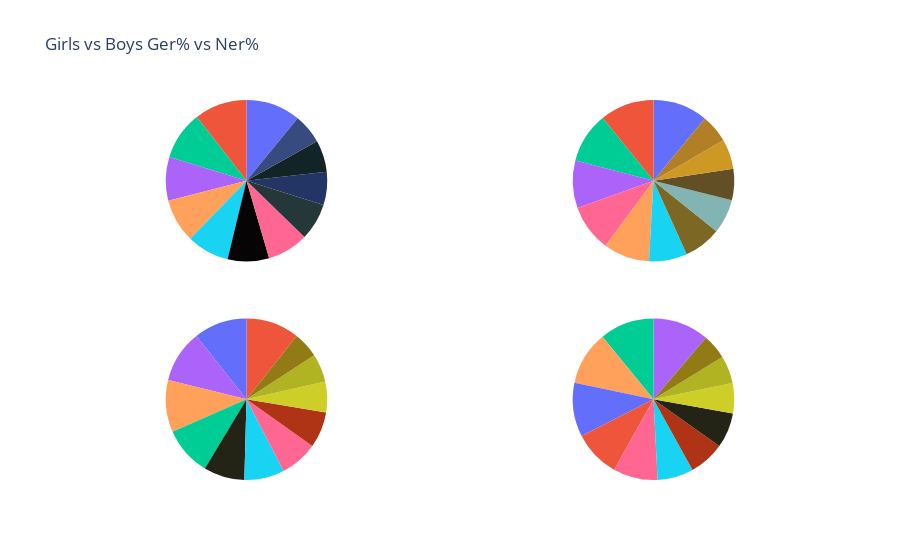

The cell this chart's notebook holds for it:
### Code cell
import plotly.graph_objects as go
from plotly.subplots import make_subplots
labels=['2009','2010','2011','2012','2013','2014','2015','2016','2017','2018','2019','2020']

# Define color sets of paintings
night_colors = ['rgb(56, 75, 126)', 'rgb(18, 36, 37)', 'rgb(34, 53, 101)',
                'rgb(36, 55, 57)', 'rgb(6, 4, 4)']
sunflowers_colors = ['rgb(177, 127, 38)', 'rgb(205, 152, 36)', 'rgb(99, 79, 37)',
                     'rgb(129, 180, 179)', 'rgb(124, 103, 37)']
irises_colors = ['rgb(33, 75, 99)', 'rgb(79, 129, 102)', 'rgb(151, 179, 100)',
                 'rgb(175, 49, 35)', 'rgb(36, 73, 147)']
cafe_colors =  ['rgb(146, 123, 21)', 'rgb(177, 180, 34)', 'rgb(206, 206, 40)',
                'rgb(175, 51, 21)', 'rgb(35, 36, 21)']

# Create subplots, using 'domain' type for pie charts
specs = [[{'type':'domain'}, {'type':'domain'}], [{'type':'domain'}, {'type':'domain'}]]
fig = make_subplots(rows=2, cols=2, specs=specs)

# Define pie charts
fig.add_trace(go.Pie(labels=labels, values=df4['Girls(GER%)'], name='Girls(GER%)',
                     marker_colors=night_colors), 1, 1)
fig.add_trace(go.Pie(labels=labels, values=df4['Boys(GER%)'], name='Boys(GER%)',
                     marker_colors=sunflowers_colors), 1, 2)
fig.add_trace(go.Pie(labels=labels, values=df4['Girls(NER%)'], name='Girls(NER%)',
                     marker_colors=cafe_colors), 2, 1)
fig.add_trace(go.Pie(labels=labels, values=df4['Boys(NER%)'], name='Boys(NER%)',
                     marker_colors=cafe_colors), 2, 2)
# Tune layout and hover info
fig.update_traces(hoverinfo='label+percent+name', textinfo='none')
fig.update(layout_title_text='Girls vs Boys Ger% vs Ner%',
           layout_showlegend=False)

fig = go.Figure(fig)
fig.show()

### Figure 1 — Plotly figure (JSON) as saved in the notebook; plotly's stock layout.template omitted (floating-point values rounded to 4 significant figures)
{"data": [{"domain": {"x": [0, 0.45], "y": [0.575, 1]}, "hoverinfo": "label+percent+name", "labels": ["2009", "2010", "2011", "2012", "2013", "2014", "2015", "2016", "2017", "2018", "2019", "2020"], "marker": {"colors": ["rgb(56, 75, 126)", "rgb(18, 36, 37)", "rgb(34, 53, 101)", "rgb(36, 55, 57)", "rgb(6, 4, 4)"]}, "name": "Girls(GER%)", "textinfo": "none", "type": "pie", "values": [25.96, 27.48, 29.01, 32.05, 36.05, 37.05, 35.86, 38.01, 38.13, 42.16, 45.87, 47.54]}, {"domain": {"x": [0.55, 1], "y": [0.575, 1]}, "hoverinfo": "label+percent+name", "labels": ["2009", "2010", "2011", "2012", "2013", "2014", "2015", "2016", "2017", "2018", "2019", "2020"], "marker": {"colors": ["rgb(177, 127, 38)", "rgb(205, 152, 36)", "rgb(99, 79, 37)", "rgb(129, 180, 179)", "rgb(124, 103, 37)"]}, "name": "Boys(GER%)", "textinfo": "none", "type": "pie", "values": [25.48, 26.83, 28.18, 30.88, 33.58, 34.29, 42.12, 41.44, 42.79, 45.35, 48.68, 49.19]}, {"domain": {"x": [0, 0.45], "y": [0, 0.425]}, "hoverinfo": "label+percent+name", "labels": ["2009", "2010", "2011", "2012", "2013", "2014", "2015", "2016", "2017", "2018", "2019", "2020"], "marker": {"colors": ["rgb(146, 123, 21)", "rgb(177, 180, 34)", "rgb(206, 206, 40)", "rgb(175, 51, 21)", "rgb(35, 36, 21)"]}, "name": "Girls(NER%)", "textinfo": "none", "type": "pie", "values": [17.81, 19.6, 21.4, 24.98, 28.4, 27.82, 26.24, 36.25, 36.37, 33.9, 36.99, 36.97]}, {"domain": {"x": [0.55, 1], "y": [0, 0.425]}, "hoverinfo": "label+percent+name", "labels": ["2009", "2010", "2011", "2012", "2013", "2014", "2015", "2016", "2017", "2018", "2019", "2020"], "marker": {"colors": ["rgb(146, 123, 21)", "rgb(177, 180, 34)", "rgb(206, 206, 40)", "rgb(175, 51, 21)", "rgb(35, 36, 21)"]}, "name": "Boys(NER%)", "textinfo": "none", "type": "pie", "values": [16.88, 18.7, 20.52, 24.16, 23.8, 24.44, 30.25, 36.76, 38.11, 36.88, 31.72, 36.53]}], "layout": {"showlegend": false, "title": {"text": "Girls vs Boys Ger% vs Ner%"}}}
